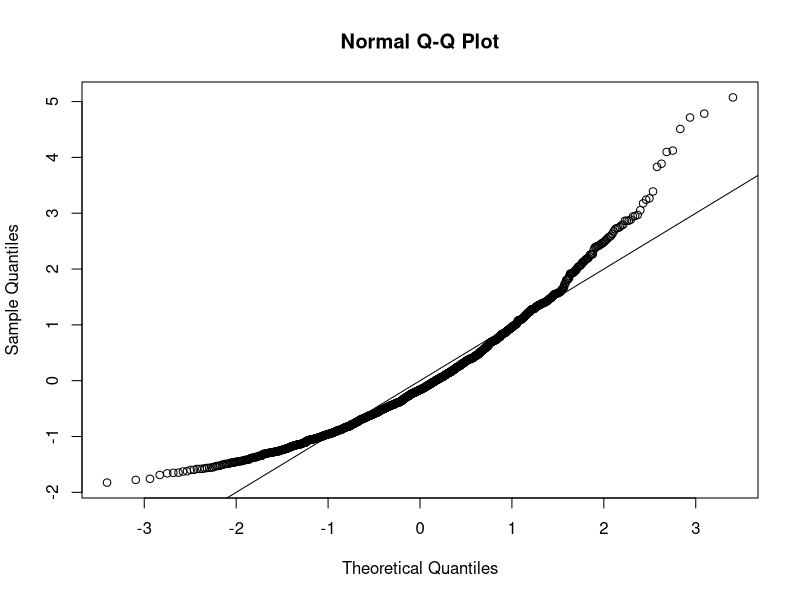
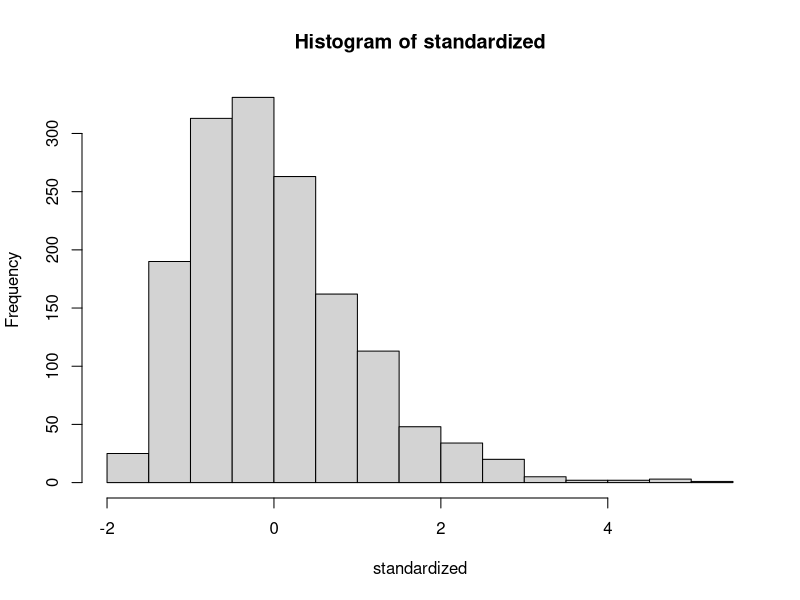
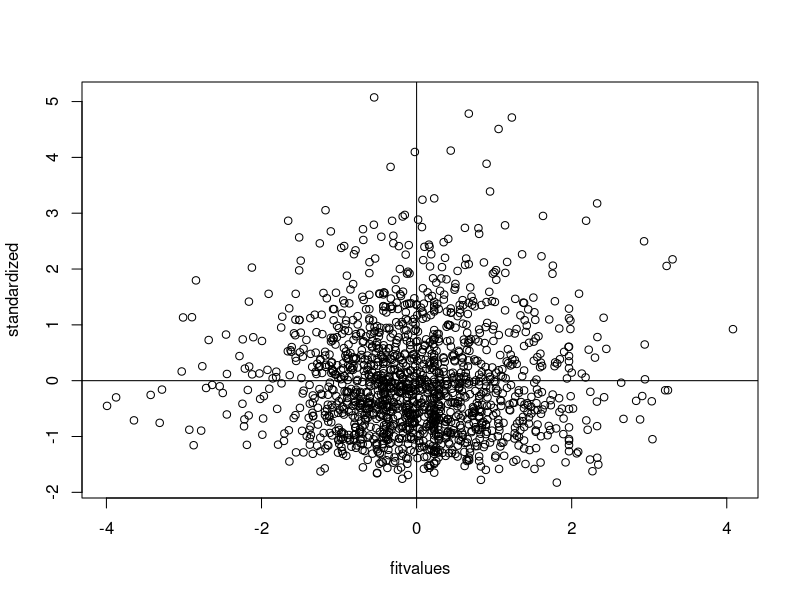

Write the R code that produced these figures, in order. (Note: this script raises an error after producing the figures.)
setwd("E:/GA/Scales")
master = read.csv("Meaning_Scales_MeaningInLife_Kernes_RN_MissingRR_PaperData.csv")
summary(master)

##Reverse Code. 9
library(car)
master$Q93_9 = recode(master$Q93_9, "1='7'; 2='6'; 3='5'; 4='4'; 5='3'; 6='2'; 7='1'")

##Missing Data##
library(mice)
percentmiss = function(x){ sum(is.na(x))/length(x) *100 }

##Going by rows ONLY
notypos = master
missing = apply(notypos[ , 3:12], 1, percentmiss) 
table(missing)


##replace only the data that you should
replacepeople = notypos[ missing <= 5 , ]  
dontpeople = notypos[ missing > 5 , ]

##figure out the columns to exclude (survey data)
apply(replacepeople, 2, percentmiss)
replacecolumn = replacepeople[ , -c(1,2,13)]
dontcolumn = replacepeople[ , c(1,2,13)]

##no missing data.
nomiss = replacepeople

##Outliers##
mahal = mahalanobis(nomiss[ , -c(1,2,13)], 
                    colMeans(nomiss[ , -c(1,2,13)], na.rm = TRUE),
                    cov(nomiss[ , -c(1,2,13)], use="pairwise.complete.obs"))
mahal
summary(mahal)
cutoff = qchisq(.999,ncol(nomiss[ , -c(1,2,13)])) 
summary(mahal < cutoff)
noout = nomiss[ mahal < cutoff, ]

##additivity: correlations
correlations = cor(nomiss[,-c(1,2,13)], use="pairwise.complete.obs")
symnum(correlations)

##make the random stuff
random = rchisq(nrow(nomiss), 7)
##be sure here not to include the ID columns!
fake = lm(random~., data=nomiss[ , -c(1:2,13)])

##get the linearity plot
##create the standardized residuals
standardized = rstudent(fake)
qqnorm(standardized)
abline(0,1)

##multivariate normality
hist(standardized, breaks=15)

##homogeneity and homoscedaticity
fitvalues = scale(fake$fitted.values)
plot(fitvalues, standardized) 
abline(0,0)
abline(v = 0)

##Scoring
PM <- rowSums(noout[, c(3,6,7,8,11)])
PM

SM<- rowSums(noout[, c(4,5,9,10,12)])
SM

##exclude paper people using noout dataset 
nooutnop = subset(noout, Source < 2)
nomissnop = subset(nomiss, Source < 2)

##overallmodel 
library(lavaan)
names(noout)
overallmodel = '
PM =~ Q93_1 + Q93_4 + Q93_5 + Q93_6 + Q93_9
SM =~ Q93_2 + Q93_3 + Q93_7 + Q93_8 + Q93_10
'

fit = cfa(overallmodel, 
          data = nomissnop, 
          meanstructure = TRUE)
fitMeasures(fit)

table(nomissnop$Source)

##subset for other two cfa
random = subset(nomissnop, Source == "1")
notrandom = subset(nomissnop, Source =="0")

##fit for random 
random.fit = cfa(overallmodel, 
                 data = random, 
                 meanstructure = TRUE)
fitMeasures(random.fit)

##fit for not random 
notrandom.fit = cfa(overallmodel, 
                    data = notrandom, 
                    meanstructure = TRUE)
fitMeasures(notrandom.fit)

##invariances 
library(semTools)
multisteps = measurementInvariance(overallmodel, 
                                   data = nomissnop, 
                                   group = 'Source', 
                                   strict = T)
fitmeasures(multisteps)
fitMeasures(multisteps$fit.configural)
fitMeasures(multisteps$fit.loadings)
fitMeasures(multisteps$fit.intercepts)
fitMeasures(multisteps$fit.residuals)
fitMeasures(multisteps$fit.means)


                   
